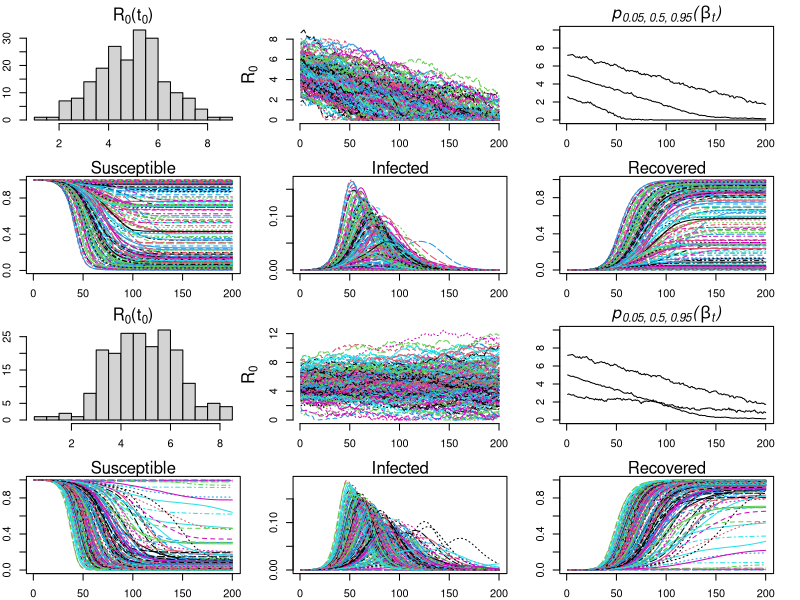
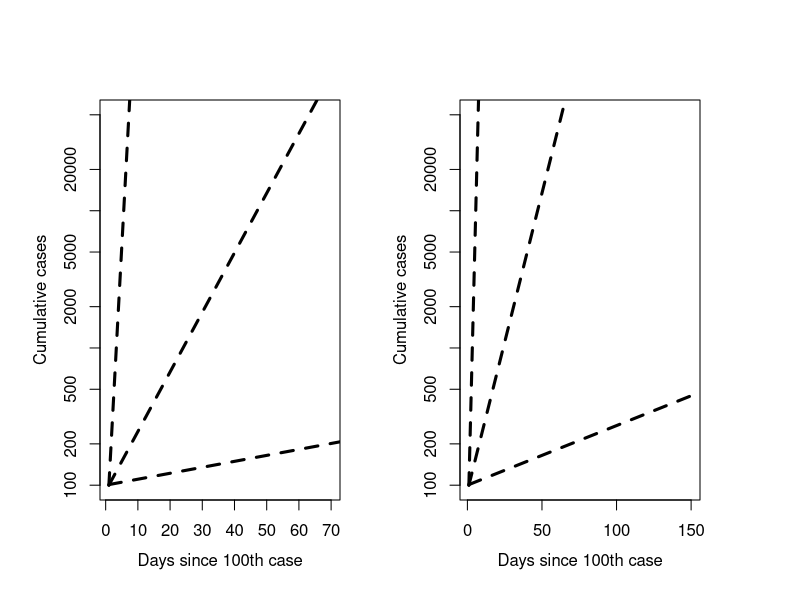

Here is the R script that generated these plots, in order:

niter <- 200
nsamp <- 200

Npop <- 1E4
I=S=E=R <- matrix(0,ncol=niter,nrow=nsamp)
I0=S0=E0=R0 <- matrix(0,ncol=niter,nrow=nsamp)

Sobs=Eobs=Iobs=Robs <- matrix(0,ncol=niter,nrow=nsamp)
S0obs=E0obs=I0obs=R0obs <- matrix(0,ncol=niter,nrow=nsamp)

E[,1]=E0[,1] <- 0.001
S[,1]=S0[,1] <- 1 - E[,1]

gamma <- 0.2
sigma <- 0.1
beta=beta0 <- matrix(NA,ncol=niter,nrow=nsamp)

rw_sd <- 0.02
rw_slope <- -0.005
beta_init <- 0.7
beta_init_sd <- 0.2

beta[,1] <- rnorm(nsamp,mean=beta_init,sd=beta_init_sd)
beta0[,1] <- rnorm(nsamp,mean=beta_init,sd=beta_init_sd)
#beta[,1] <- rnorm(nsamp,mean=-0.2,sd=0.3)  #exponent
#beta0[,1] <- rnorm(nsamp,mean=-0.2,sd=0.3)

for(i in 2:niter){
	# S[,i] = S[,i-1] - beta[,i-1]*I[,i-1]*S[,i-1]
	# E[,i] = E[,i-1] + beta[,i-1]*I[,i-1]*S[,i-1] - sigma*E[,i-1]
	S[,i] = S[,i-1] - beta[,i-1]*I[,i-1]*S[,i-1]
	E[,i] = E[,i-1] + beta[,i-1]*I[,i-1]*S[,i-1] - sigma*E[,i-1]
	I[,i] = I[,i-1] + sigma*E[,i-1] - gamma*I[,i-1]
	R[,i] = R[,i-1] + gamma*I[,i-1]
	
	# Sobs[,i] <- rpois(nsamp,lambda=S[,i]*Npop)
	# Eobs[,i] <- rpois(nsamp,lambda=E[,i]*Npop)
	# Iobs[,i] <- rpois(nsamp,lambda=I[,i]*Npop)
	# Robs[,i] <- rpois(nsamp,lambda=R[,i]*Npop)
		
	#beta[,i] <- beta[,i-1] -0.015 + rnorm(nsamp, mean=0, sd=0.05)
	beta[,i] = apply(matrix(beta[,i-1] + rnorm(nsamp,mean=rw_slope,sd=rw_sd)), 1, function(x) max(0,x))

	S0[,i] = S0[,i-1] - beta0[,i-1]*I0[,i-1]*S0[,i-1]
	E0[,i] = E0[,i-1] + beta0[,i-1]*I0[,i-1]*S0[,i-1] - sigma*E0[,i-1]
	I0[,i] = I0[,i-1] + sigma*E0[,i-1] - gamma*I0[,i-1]
	R0[,i] = R0[,i-1] + gamma*I0[,i-1]

	# S0obs[,i] <- rpois(nsamp,lambda=S0[,i]*Npop)
	# E0obs[,i] <- rpois(nsamp,lambda=E0[,i]*Npop)
	# I0obs[,i] <- rpois(nsamp,lambda=I0[,i]*Npop)
	# R0obs[,i] <- rpois(nsamp,lambda=R0[,i]*Npop)
	# beta0[,i] <- beta0[,i-1] + rnorm(nsamp, mean=0, sd=0.02)
	beta0[,i] = apply(matrix(beta0[,i-1] + rnorm(nsamp,mean=0,sd=rw_sd)), 1, function(x) max(0,x))
}

#beta <- exp(beta)
#beta0 <- exp(beta0)

#####################################################
## PLOT SIMULATION ##################################
#####################################################
##-TIME-VARYING BETA-##############
#pdf('')
par(mfrow=c(4,3),mar=c(2,2,2,2))
hist(beta[,1]/(1/7),breaks=20,main='')
mtext(expression('R'['0']*'(t'['0']*')'))

matplot(t(beta)/(1/7),type='l',bty='n')
	mtext(side=2,expression('R'['0']),line=2.5)
	#mtext(expression(italic(beta['t']*' = f'['cont']*'(t) * p(E|cont.)')))
plot(apply(beta/(1/7),2,function(x) quantile(x,p=0.05)),type='l',ylim=c(0,10),ylab='t(beta)')
	lines(apply(beta/(1/7),2,function(x) quantile(x,p=0.5)))
	lines(apply(beta/(1/7),2,function(x) quantile(x,p=0.95)))
	mtext(expression(italic('p'['0.05, 0.5, 0.95']*'('*beta['t']*')')))

matplot(t(S),type='l')
	mtext('Susceptible')
#matplot(t(E),type='l')
#	mtext('Exposed')
matplot(t(I),type='l')
	mtext('Infected')
matplot(t(R),type='l')
	mtext('Recovered')

hist(beta0[,1]/(1/7),breaks=20,main='')
mtext(expression('R'['0']*'(t'['0']*')'))

matplot(t(beta0)/(1/7),type='l',bty='n')
	mtext(side=2,expression('R'['0']),line=2.5)
	#mtext(expression(italic(beta['t']*' = f'['cont']*'(t) * p(E|cont.)')))
plot(apply(beta0/(1/7),2,function(x) quantile(x,p=0.05)),type='l',ylim=c(0,10),ylab='t(beta)')
	lines(apply(beta/(1/7),2,function(x) quantile(x,p=0.5)))
	lines(apply(beta/(1/7),2,function(x) quantile(x,p=0.95)))
	mtext(expression(italic('p'['0.05, 0.5, 0.95']*'('*beta['t']*')')))


matplot(t(S0),type='l')
	mtext('Susceptible')
#matplot(t(E),type='l')
#	mtext('Exposed')
matplot(t(I0),type='l')
	mtext('Infected')
matplot(t(R0),type='l')
	mtext('Recovered')


##--CUMULATIVE CASES--####################
par(mfrow=c(1,2),mar=c(3,3,3,3),oma=c(2,2,2,2))
plot(-1E5,xlim=c(1,70),ylim=c(100,5E4),log='y')
for(i in 1:100){ 
	tmp <- cumsum(Iobs[i,])
	tmpp <- tmp[tmp>100]
	lines(tmpp,col=i)
}
lines(100*exp(0.01*seq(1,100)),lty=2,lwd=3)
lines(100*exp(0.1*seq(0,100)),lty=2,lwd=3)
lines(100*exp(1*seq(0,100)),lty=2,lwd=3)
mtext(side=1,'Days since 100th case',line=2.5)	
mtext(side=2,'Cumulative cases',line=2.5)	

plot(-1E5,xlim=c(1,150),ylim=c(100,5E4),log='y')
for(i in 1:100){ 
	tmp <- cumsum(I0obs[i,])
	tmpp <- tmp[tmp>100]
	lines(tmpp,col=i)
}
lines(100*exp(0.01*seq(1,150)),lty=2,lwd=3)
lines(100*exp(0.1*seq(0,150)),lty=2,lwd=3)
lines(100*exp(1*seq(0,150)),lty=2,lwd=3)
mtext(side=1,'Days since 100th case',line=2.5)	
mtext(side=2,'Cumulative cases',line=2.5)	



